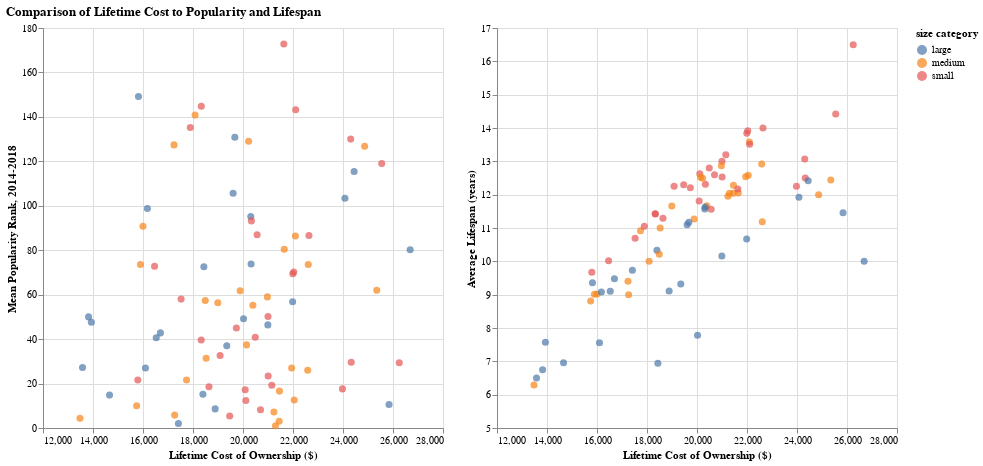

Here is the notebook cell this chart was saved with:
### Markdown cell above
There does not look to be any trend in the data. The most popular breed, Laborador Retreiver, is in the middle of the pack for lifetime cost of ownership at 21,299. Interestingly, a chihuahua has a very high cost of ownership of 26,250. Maybe there is some relationship between lifespan and cost of ownership. Let's take a look at that

### Code cell
comparison_df = merged_df[['Breed', '2 LONGEVITY', 'LIFETIME COST, $', 'Mean Rank', 'size category']]
comparison_df = comparison_df[comparison_df['LIFETIME COST, $'] != 'no data']
comparison_df['LIFETIME COST, $'] = comparison_df['LIFETIME COST, $'].str.replace('$', '')
comparison_df['LIFETIME COST, $'] = comparison_df['LIFETIME COST, $'].str.replace(',', '').astype(int)
comparison_df = comparison_df[~comparison_df['2 LONGEVITY'].isin(['no data', '1.83 - really?'])]
comparison_df['2 LONGEVITY'] = comparison_df['2 LONGEVITY'].astype(float)

brush = alt.selection(type='interval', resolve='global')
color=alt.condition(brush, 'size category', alt.value('lightgray'))

base= alt.Chart(comparison_df).mark_circle(size=50).encode(
    x=alt.X('LIFETIME COST, $', title="Lifetime Cost of Ownership ($)", scale=alt.Scale(domain=[12000, 28000])),
    color=color
).add_selection(brush).properties(
    height=400,
    width=400)

combined_plots = (base.encode(y=alt.Y('Mean Rank', title='Mean Popularity Rank, 2014-2018'), 
            tooltip=['Breed', 'LIFETIME COST, $', 'Mean Rank']) | 
base.encode(y=alt.Y('2 LONGEVITY', title="Average Lifespan (years)", scale=alt.Scale(domain=[5, 17])),
            tooltip=['Breed', 'LIFETIME COST, $', '2 LONGEVITY'])).properties(title="Comparison of Lifetime Cost to Popularity and Lifespan")
combined_plots

### Figure 1 — Vega-Lite specification as saved in the notebook (floating-point values rounded to 4 significant figures)
{"usermeta": {"embedOptions": {"theme": "fivethirtyeight"}}, "config": {"view": {"continuousWidth": 400, "continuousHeight": 300}}, "hconcat": [{"mark": {"type": "circle", "size": 50}, "encoding": {"color": {"condition": {"type": "nominal", "field": "size category", "selection": "selector001"}, "value": "lightgray"}, "tooltip": [{"type": "nominal", "field": "Breed"}, {"type": "quantitative", "field": "LIFETIME COST, $"}, {"type": "quantitative", "field": "Mean Rank"}], "x": {"type": "quantitative", "field": "LIFETIME COST, $", "scale": {"domain": [12000, 28000]}, "title": "Lifetime Cost of Ownership ($)"}, "y": {"type": "quantitative", "field": "Mean Rank", "title": "Mean Popularity Rank, 2014-2018"}}, "height": 400, "selection": {"selector001": {"type": "interval", "resolve": "global"}}, "width": 400}, {"mark": {"type": "circle", "size": 50}, "encoding": {"color": {"condition": {"type": "nominal", "field": "size category", "selection": "selector001"}, "value": "lightgray"}, "tooltip": [{"type": "nominal", "field": "Breed"}, {"type": "quantitative", "field": "LIFETIME COST, $"}, {"type": "quantitative", "field": "2 LONGEVITY"}], "x": {"type": "quantitative", "field": "LIFETIME COST, $", "scale": {"domain": [12000, 28000]}, "title": "Lifetime Cost of Ownership ($)"}, "y": {"type": "quantitative", "field": "2 LONGEVITY", "scale": {"domain": [5, 17]}, "title": "Average Lifespan (years)"}}, "height": 400, "selection": {"selector001": {"type": "interval", "resolve": "global"}}, "width": 400}], "data": {"name": "data-94541fd3bc06026613c1def8b769000a"}, "title": "Comparison of Lifetime Cost to Popularity and Lifespan", "$schema": "https://vega.github.io/schema/vega-lite/v4.8.1.json", "datasets": {"data-94541fd3bc06026613c1def8b769000a": [{"Breed": "Labrador Retriever", "2 LONGEVITY": 12.04, "LIFETIME COST, $": 21299, "Mean Rank": 1.0, "size category": "medium"}, {"Breed": "German Shepherd Dog", "2 LONGEVITY": 9.73, "LIFETIME COST, $": 17416, "Mean Rank": 2.0, "size category": "large"}, {"Breed": "Golden Retriever", "2 LONGEVITY": 12.04, "LIFETIME COST, $": 21447, "Mean Rank": 3.0, "size category": "medium"}, {"Breed": "French Bulldog", "2 LONGEVITY": 9.0, "LIFETIME COST, $": 17266, "Mean Rank": 5.8, "size category": "medium"}, {"Breed": "Bulldog", "2 LONGEVITY": 6.29, "LIFETIME COST, $": 13479, "Mean Rank": 4.4, "size category": "medium"}, {"Breed": "Beagle", "2 LONGEVITY": 12.3, "LIFETIME COST, $": 19468, "Mean Rank": 5.4, "size category": "small"}, {"Breed": "Poodle", "2 LONGEVITY": 11.95, "LIFETIME COST, $": 21237, "Mean Rank": 7.2, "size category": "medium"}, {"Breed": "Rottweiler", "2 LONGEVITY": 9.11, "LIFETIME COST, $": 18886, "Mean Rank": 8.6, "size category": "large"}, {"Breed": "German Shorthaired Pointer", "2 LONGEVITY": 11.46, "LIFETIME COST, $": 25842, "Mean Rank": 10.6, "size category": "large"}, {"Breed": "Yorkshire Terrier", "2 LONGEVITY": 12.6, "LIFETIME COST, $": 20701, "Mean Rank": 8.2, "size category": "small"}, {"Breed": "Boxer", "2 LONGEVITY": 8.81, "LIFETIME COST, $": 15746, "Mean Rank": 10.0, "size category": "medium"}, {"Breed": "Dachshund", "2 LONGEVITY": 12.63, "LIFETIME COST, $": 20113, "Mean Rank": 12.4, "size category": "small"}, {"Breed": "Pembroke Welsh Corgi", "2 LONGEVITY": 12.25, "LIFETIME COST, $": 23978, "Mean Rank": 17.6, "size category": "small"}, {"Breed": "Siberian Husky", "2 LONGEVITY": 12.58, "LIFETIME COST, $": 22049, "Mean Rank": 12.6, "size category": "medium"}, {"Breed": "Australian Shepherd", "2 LONGEVITY": 12.28, "LIFETIME COST, $": 21458, "Mean Rank": 16.6, "size category": "medium"}, {"Breed": "Great Dane", "2 LONGEVITY": 6.96, "LIFETIME COST, $": 14662, "Mean Rank": 14.8, "size category": "large"}, {"Breed": "Doberman Pinscher", "2 LONGEVITY": 10.33, "LIFETIME COST, $": 18397, "Mean Rank": 15.2, "size category": "large"}, {"Breed": "Cavalier King Charles Spaniel", "2 LONGEVITY": 11.29, "LIFETIME COST, $": 18639, "Mean Rank": 18.6, "size category": "small"}, {"Breed": "Miniature Schnauzer", "2 LONGEVITY": 11.81, "LIFETIME COST, $": 20087, "Mean Rank": 17.2, "size category": "small"}, {"Breed": "Shih Tzu", "2 LONGEVITY": 13.2, "LIFETIME COST, $": 21152, "Mean Rank": 19.2, "size category": "small"}, {"Breed": "Boston Terrier", "2 LONGEVITY": 10.92, "LIFETIME COST, $": 17741, "Mean Rank": 21.6, "size category": "medium"}, {"Breed": "Bernese Mountain Dog", "2 LONGEVITY": 7.56, "LIFETIME COST, $": 16099, "Mean Rank": 27.0, "size category": "large"}, {"Breed": "Pomeranian", "2 LONGEVITY": 9.67, "LIFETIME COST, $": 15792, "Mean Rank": 21.6, "size category": "small"}, {"Breed": "Shetland Sheepdog", "2 LONGEVITY": 12.53, "LIFETIME COST, $": 21006, "Mean Rank": 23.4, "size category": "small"}, {"Breed": "Brittany", "2 LONGEVITY": 12.92, "LIFETIME COST, $": 22589, "Mean Rank": 26.0, "size category": "medium"}, {"Breed": "English Springer Spaniel", "2 LONGEVITY": 12.54, "LIFETIME COST, $": 21946, "Mean Rank": 27.0, "size category": "medium"}, {"Breed": "Pug", "2 LONGEVITY": 11.0, "LIFETIME COST, $": 18527, "Mean Rank": 31.4, "size category": "medium"}, {"Breed": "Mastiff", "2 LONGEVITY": 6.5, "LIFETIME COST, $": 13581, "Mean Rank": 27.2, "size category": "large"}, {"Breed": "Cocker Spaniel", "2 LONGEVITY": 12.5, "LIFETIME COST, $": 24330, "Mean Rank": 29.6, "size category": "small"}, {"Breed": "Chihuahua", "2 LONGEVITY": 16.5, "LIFETIME COST, $": 26250, "Mean Rank": 29.4, "size category": "small"}, {"Breed": "Border Collie", "2 LONGEVITY": 12.52, "LIFETIME COST, $": 20143, "Mean Rank": 37.4, "size category": "medium"}, {"Breed": "Maltese", "2 LONGEVITY": 12.25, "LIFETIME COST, $": 19084, "Mean Rank": 32.6, "size category": "small"}, {"Breed": "Basset Hound", "2 LONGEVITY": 11.43, "LIFETIME COST, $": 18328, "Mean Rank": 39.6, "size category": "small"}, {"Breed": "Newfoundland", "2 LONGEVITY": 9.32, "LIFETIME COST, $": 19351, "Mean Rank": 37.0, "size category": "large"}, {"Breed": "Rhodesian Ridgeback", "2 LONGEVITY": 9.1, "LIFETIME COST, $": 16530, "Mean Rank": 40.6, "size category": "large"}, {"Breed": "West Highland White Terrier", "2 LONGEVITY": 12.8, "LIFETIME COST, $": 20490, "Mean Rank": 40.8, "size category": "small"}, {"Breed": "Chesapeake Bay Retriever", "2 LONGEVITY": 9.48, "LIFETIME COST, $": 16697, "Mean Rank": 42.8, "size category": "large"}, {"Breed": "Bichon Frise", "2 LONGEVITY": 12.21, "LIFETIME COST, $": 19735, "Mean Rank": 45.0, "size category": "small"}, {"Breed": "Akita", "2 LONGEVITY": 10.16, "LIFETIME COST, $": 20994, "Mean Rank": 46.4, "size category": "large"}, {"Breed": "Saint Bernard", "2 LONGEVITY": 7.78, "LIFETIME COST, $": 20022, "Mean Rank": 49.2, "size category": "large"}, {"Breed": "Bloodhound", "2 LONGEVITY": 6.75, "LIFETIME COST, $": 13824, "Mean Rank": 50.0, "size category": "large"}, {"Breed": "Bullmastiff", "2 LONGEVITY": 7.57, "LIFETIME COST, $": 13936, "Mean Rank": 47.6, "size category": "large"}, {"Breed": "English Cocker Spaniel", "2 LONGEVITY": 11.66, "LIFETIME COST, $": 18993, "Mean Rank": 56.4, "size category": "medium"}, {"Breed": "Papillon", "2 LONGEVITY": 13.0, "LIFETIME COST, $": 21001, "Mean Rank": 50.2, "size category": "small"}, {"Breed": "Australian Cattle Dog", "2 LONGEVITY": 11.67, "LIFETIME COST, $": 20395, "Mean Rank": 55.2, "size category": "medium"}, {"Breed": "Dalmatian", "2 LONGEVITY": 11.27, "LIFETIME COST, $": 19886, "Mean Rank": 61.8, "size category": "medium"}, {"Breed": "Scottish Terrier", "2 LONGEVITY": 10.69, "LIFETIME COST, $": 17525, "Mean Rank": 58.0, "size category": "small"}, {"Breed": "Alaskan Malamute", "2 LONGEVITY": 10.67, "LIFETIME COST, $": 21986, "Mean Rank": 56.8, "size category": "large"}, {"Breed": "Samoyed", "2 LONGEVITY": 12.44, "LIFETIME COST, $": 25352, "Mean Rank": 62.0, "size category": "medium"}, {"Breed": "Whippet", "2 LONGEVITY": 12.87, "LIFETIME COST, $": 20976, "Mean Rank": 59.0, "size category": "medium"}, {"Breed": "Bull Terrier", "2 LONGEVITY": 10.21, "LIFETIME COST, $": 18490, "Mean Rank": 57.4, "size category": "medium"}, {"Breed": "Cairn Terrier", "2 LONGEVITY": 13.84, "LIFETIME COST, $": 21992, "Mean Rank": 69.4, "size category": "small"}, {"Breed": "Lhasa Apso", "2 LONGEVITY": 13.92, "LIFETIME COST, $": 22031, "Mean Rank": 70.2, "size category": "small"}, {"Breed": "Old English Sheepdog", "2 LONGEVITY": 11.19, "LIFETIME COST, $": 22611, "Mean Rank": 73.6, "size category": "medium"}, {"Breed": "Italian Greyhound", "2 LONGEVITY": 10.02, "LIFETIME COST, $": 16463, "Mean Rank": 72.8, "size category": "small"}, {"Breed": "Chow Chow", "2 LONGEVITY": 9.01, "LIFETIME COST, $": 15898, "Mean Rank": 73.6, "size category": "medium"}, {"Breed": "Irish Wolfhound", "2 LONGEVITY": 6.94, "LIFETIME COST, $": 18435, "Mean Rank": 72.6, "size category": "large"}, {"Breed": "Irish Setter", "2 LONGEVITY": 11.63, "LIFETIME COST, $": 20323, "Mean Rank": 73.8, "size category": "large"}, {"Breed": "Giant Schnauzer", "2 LONGEVITY": 10.0, "LIFETIME COST, $": 26686, "Mean Rank": 80.2, "size category": "large"}, {"Breed": "Staffordshire Bull Terrier", "2 LONGEVITY": 12.05, "LIFETIME COST, $": 21650, "Mean Rank": 80.4, "size category": "medium"}, {"Breed": "Basenji", "2 LONGEVITY": 13.58, "LIFETIME COST, $": 22096, "Mean Rank": 86.4, "size category": "medium"}, {"Breed": "Border Terrier", "2 LONGEVITY": 14.0, "LIFETIME COST, $": 22638, "Mean Rank": 86.6, "size category": "small"}, {"Breed": "Flat-Coated Retriever", "2 LONGEVITY": 9.02, "LIFETIME COST, $": 16000, "Mean Rank": 90.8, "size category": "medium"}, {"Breed": "Pekingese", "2 LONGEVITY": 11.56, "LIFETIME COST, $": 20565, "Mean Rank": 87.0, "size category": "small"}, {"Breed": "English Setter", "2 LONGEVITY": 11.57, "LIFETIME COST, $": 20312, "Mean Rank": 95.2, "size category": "large"}, {"Breed": "Tibetan Terrier", "2 LONGEVITY": 12.31, "LIFETIME COST, $": 20336, "Mean Rank": 93.2, "size category": "small"}, {"Breed": "Borzoi", "2 LONGEVITY": 9.08, "LIFETIME COST, $": 16176, "Mean Rank": 98.8, "size category": "large"}, {"Breed": "Afghan Hound", "2 LONGEVITY": 11.92, "LIFETIME COST, $": 24077, "Mean Rank": 103.4, "size category": "large"}, {"Breed": "Pointer", "2 LONGEVITY": 12.42, "LIFETIME COST, $": 24445, "Mean Rank": 115.4, "size category": "large"}, {"Breed": "Gordon Setter", "2 LONGEVITY": 11.1, "LIFETIME COST, $": 19605, "Mean Rank": 105.6, "size category": "large"}, {"Breed": "Tibetan Spaniel", "2 LONGEVITY": 14.42, "LIFETIME COST, $": 25549, "Mean Rank": 119.0, "size category": "small"}, {"Breed": "Saluki", "2 LONGEVITY": 12.0, "LIFETIME COST, $": 24866, "Mean Rank": 126.8, "size category": "medium"}, {"Breed": "Norfolk Terrier", "2 LONGEVITY": 13.07, "LIFETIME COST, $": 24308, "Mean Rank": 130.0, "size category": "small"}, {"Breed": "Welsh Springer Spaniel", "2 LONGEVITY": 12.49, "LIFETIME COST, $": 20224, "Mean Rank": 129.0, "size category": "medium"}, {"Breed": "Kerry Blue Terrier", "2 LONGEVITY": 9.4, "LIFETIME COST, $": 17240, "Mean Rank": 127.4, "size category": "medium"}, {"Breed": "Briard", "2 LONGEVITY": 11.17, "LIFETIME COST, $": 19673, "Mean Rank": 130.8, "size category": "large"}, {"Breed": "Australian Terrier", "2 LONGEVITY": 11.05, "LIFETIME COST, $": 17892, "Mean Rank": 135.2, "size category": "small"}, {"Breed": "Bedlington Terrier", "2 LONGEVITY": 13.51, "LIFETIME COST, $": 22107, "Mean Rank": 143.2, "size category": "small"}, {"Breed": "Clumber Spaniel", "2 LONGEVITY": 10.0, "LIFETIME COST, $": 18084, "Mean Rank": 140.8, "size category": "medium"}, {"Breed": "Greyhound", "2 LONGEVITY": 9.36, "LIFETIME COST, $": 15819, "Mean Rank": 149.2, "size category": "large"}, {"Breed": "Affenpinscher", "2 LONGEVITY": 11.42, "LIFETIME COST, $": 18333, "Mean Rank": 144.8, "size category": "small"}, {"Breed": "Dandie Dinmont Terrier", "2 LONGEVITY": 12.17, "LIFETIME COST, $": 21633, "Mean Rank": 172.8, "size category": "small"}]}}
